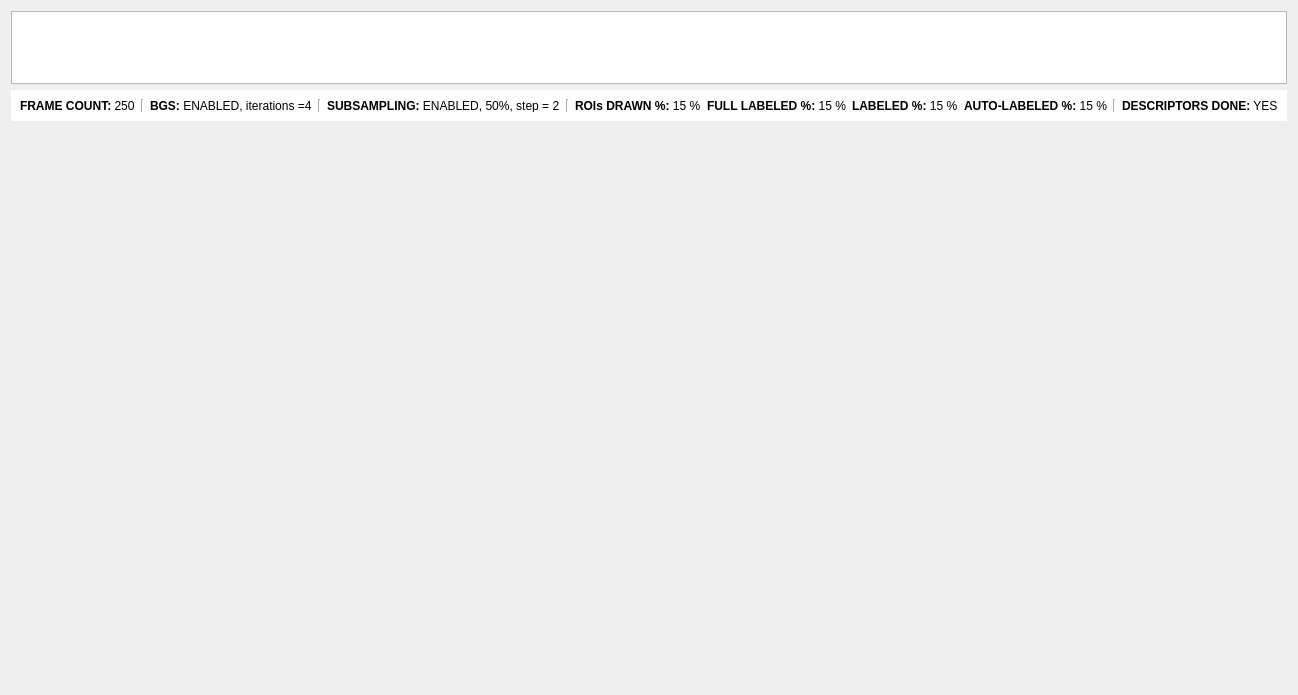
<?xml version="1.0" encoding="UTF-8"?>
<ui version="4.0">
 <class>GTProjectWidget</class>
 <widget class="QWidget" name="GTProjectWidget">
  <property name="geometry">
   <rect>
    <x>0</x>
    <y>0</y>
    <width>1263</width>
    <height>695</height>
   </rect>
  </property>
  <property name="windowTitle">
   <string>Form</string>
  </property>
  <layout class="QVBoxLayout" name="verticalLayout">
   <item>
    <widget class="QListWidget" name="projectStepListWidget">
     <property name="sizePolicy">
      <sizepolicy hsizetype="Expanding" vsizetype="Fixed">
       <horstretch>0</horstretch>
       <verstretch>0</verstretch>
      </sizepolicy>
     </property>
     <property name="minimumSize">
      <size>
       <width>0</width>
       <height>0</height>
      </size>
     </property>
     <property name="maximumSize">
      <size>
       <width>16777215</width>
       <height>73</height>
      </size>
     </property>
     <property name="resizeMode">
      <enum>QListView::Fixed</enum>
     </property>
    </widget>
   </item>
   <item alignment="Qt::AlignHCenter">
    <widget class="QWidget" name="widget" native="true">
     <property name="sizePolicy">
      <sizepolicy hsizetype="Expanding" vsizetype="Preferred">
       <horstretch>0</horstretch>
       <verstretch>0</verstretch>
      </sizepolicy>
     </property>
     <property name="minimumSize">
      <size>
       <width>0</width>
       <height>30</height>
      </size>
     </property>
     <property name="maximumSize">
      <size>
       <width>12222</width>
       <height>31</height>
      </size>
     </property>
     <property name="styleSheet">
      <string notr="true">background-color: white;</string>
     </property>
     <layout class="QHBoxLayout" name="horizontalLayout">
      <item>
       <widget class="QLabel" name="statusValue_frameCount">
        <property name="text">
         <string>&lt;b&gt;FRAME COUNT:&lt;/b&gt; 250</string>
        </property>
       </widget>
      </item>
      <item>
       <widget class="Line" name="line">
        <property name="orientation">
         <enum>Qt::Vertical</enum>
        </property>
       </widget>
      </item>
      <item>
       <widget class="QLabel" name="statusValue_bgsState">
        <property name="text">
         <string>&lt;html&gt;&lt;head/&gt;&lt;body&gt;&lt;p&gt;&lt;span style=&quot; font-weight:600;&quot;&gt;BGS: &lt;/span&gt;ENABLED, iterations =4&lt;/p&gt;&lt;/body&gt;&lt;/html&gt;</string>
        </property>
       </widget>
      </item>
      <item>
       <widget class="Line" name="line_2">
        <property name="orientation">
         <enum>Qt::Vertical</enum>
        </property>
       </widget>
      </item>
      <item>
       <widget class="QLabel" name="statusValue_subsamplingState">
        <property name="text">
         <string>&lt;b&gt;SUBSAMPLING:&lt;/b&gt; ENABLED, 50%, step = 2</string>
        </property>
       </widget>
      </item>
      <item>
       <widget class="Line" name="line_3">
        <property name="orientation">
         <enum>Qt::Vertical</enum>
        </property>
       </widget>
      </item>
      <item>
       <widget class="QLabel" name="statusValue_roisDrawnP">
        <property name="text">
         <string>&lt;b&gt;ROIs DRAWN %:&lt;/b&gt; 15 %</string>
        </property>
       </widget>
      </item>
      <item>
       <widget class="QLabel" name="statusValue_fullLabeledP">
        <property name="text">
         <string>&lt;b&gt;FULL LABELED %:&lt;/b&gt; 15 %</string>
        </property>
       </widget>
      </item>
      <item>
       <widget class="QLabel" name="statusValue_labeledP">
        <property name="text">
         <string>&lt;b&gt;LABELED %:&lt;/b&gt; 15 %</string>
        </property>
       </widget>
      </item>
      <item>
       <widget class="QLabel" name="statusValue_autoLabeledP">
        <property name="text">
         <string>&lt;b&gt;AUTO-LABELED %:&lt;/b&gt; 15 %</string>
        </property>
       </widget>
      </item>
      <item>
       <widget class="Line" name="line_4">
        <property name="orientation">
         <enum>Qt::Vertical</enum>
        </property>
       </widget>
      </item>
      <item>
       <widget class="QLabel" name="statusValue_descriptorsState">
        <property name="text">
         <string>&lt;b&gt;DESCRIPTORS DONE:&lt;/b&gt; YES</string>
        </property>
       </widget>
      </item>
     </layout>
    </widget>
   </item>
   <item>
    <widget class="QStackedWidget" name="projectStackedWidget">
     <property name="sizePolicy">
      <sizepolicy hsizetype="Expanding" vsizetype="Expanding">
       <horstretch>0</horstretch>
       <verstretch>0</verstretch>
      </sizepolicy>
     </property>
     <property name="styleSheet">
      <string notr="true"/>
     </property>
    </widget>
   </item>
  </layout>
 </widget>
 <resources/>
 <connections/>
</ui>
